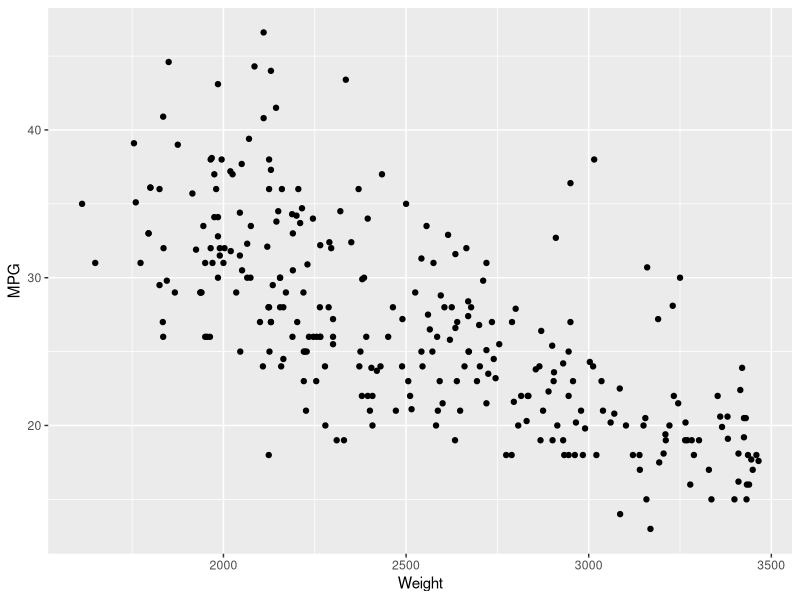
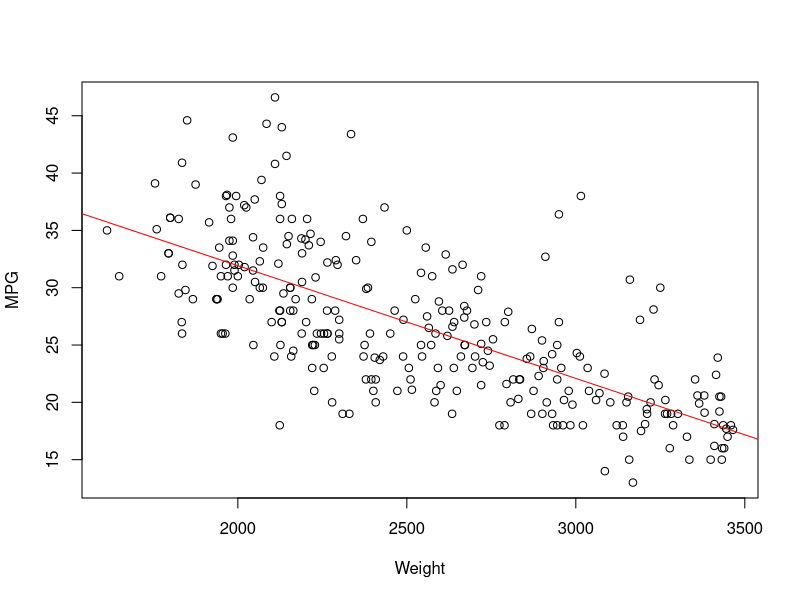

Recreate these plots in R, in order.
## ---- chunk 1
# load packages here
library(tidyverse)
## ---- chunk 2
# <your code here>
cars <- read.table("MPGData.txt", header = TRUE)
## ---- chunk 3
# <your code here>
# hint: start with this code
ggplot(data = cars) +
  geom_point(mapping = aes(x = Weight, y = MPG))

# You are welcome to use base R plotting if you'd like.
## ---- chunk 4
# <your code here>
correlation <- cor(cars$Weight, cars$MPG)
print(correlation)
## ---- chunk 5
sy <- sd(cars$MPG)
sx <- sd(cars$Weight)

beta_hat <- (sy / sx) * correlation

beta_not <- mean(cars$MPG) - beta_hat * mean(cars$Weight)

print(c(beta_hat, beta_not))

linear_model <- lm(data = cars, MPG ~ Weight)

summary(linear_model)


# Part b) hint: use the lm() function with the formula
# argument looking like this: MPG ~ Weight 
# Part c) hint: the lm() function
# contains list elements for the residuals and fitted values that information
# from the ($residuals and $fitted.values)


## ---- chunk 6
plot(cars$Weight, cars$MPG,
     xlab = "Weight",
     ylab = "MPG")

abline(a = beta_not, b = beta_hat, col = "red")
## ---- chunk 7
# <your code here>
# hint: One easy way to do this is to use the predict() function with the lm object to make 
# predictions: 
predict(linear_model, newdata = data.frame(Weight = 10000))
# How would you do this without having the predict function?
## ---- chunk 8
predictions <- predict(linear_model)
errors <- cars$MPG - predictions

MSE <- sum(errors ** 2) / (289 - 2)

errors2 <- linear_model$residuals
# hint: see the course notes for how the MSE is computed. You can use the 
# $residuals and $df.residual elements from the model fit to save some time/code.

# Compare your answer with 
# (summary(your_linear_model)$sigma)^2 # - uncomment this line
# to ensure you did it correctly
